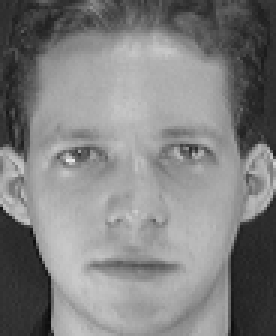
#> input picture data/raw/OrlFaces20/s1/1.pgm, 92 x 112 px (shown 3 times larger); its folder holds only this picture in this run
$ jupyter execute --allow-errors 1.0-gdfs-preprocess-and-show-hog-images.ipynb   (older library calls are emulated)
#> lines starting #> are read from the running program, lines starting #| are printed output that depends on the picture
[cell 1]
import random
import math

import numpy as np

from os.path import join
from os import listdir
from matplotlib import pyplot as plt
from scipy import ndimage
from skimage import transform
from skimage import exposure
from skimage.io import imread
from skimage.util import random_noise
from skimage.feature import hog


orlfacesdir = '../data/raw/OrlFaces20'
pessoalicmcdir = '../data/raw/PessoasICMC'

PLOT = True

[cell 2]
# data augmentation for the ICMC dataset
def gen_data(base_image, quantity, label):
    data = []
    labels = []
	# for all input images
    for _ in range(0, quantity):
        pepper_seed = random.randint(10, 20)
        rotate_degrees = random.uniform(-10, 10)

		# resize image
        img = transform.resize(base_image, (112, 92), anti_aliasing=True)

		# add random pepper effect as noise to the image
        img = random_noise(img, mode='pepper', seed=pepper_seed, clip=True)

		# randomly rotate image by a maximum of 10 degrees
        img = transform.rotate(img, rotate_degrees, resize=False, center=None, order=1, mode='constant', cval=1,
                               clip=True, preserve_range=True)
        # add blur effect to the image
        img = ndimage.gaussian_filter(img, sigma=2)

        data.append(img)
        labels.append(label)

    return data, labels

# load all images in input path
def load_images(path):
    images = []
    labels = []
    dictionary = {}

	# run through all subdirectories and collect their images
    for _, d in enumerate(listdir(path)):
        if d in dictionary.values():
            l = dictionary[d]
        else:
            l = len(dictionary.keys()) + 1
            dictionary[l] = d
        d = join(path, d)
        for i in listdir(d):
            image = imread(join(d, i), as_gray=True)
            images.append(image)
            labels.append(l)
    return images, labels, dictionary

# plot images in input array. Images are put together in a matrix
def plot_images(array, rows, columns):
    fig = plt.figure(figsize=(columns * 2, rows * 2))
    for i, j in enumerate(array):
        ax = fig.add_subplot(rows, columns, i + 1)
        ax.set_yticklabels([])
        ax.set_xticklabels([])
        plt.grid(False)
        plt.imshow(j, cmap=plt.cm.gray)

    plt.show()

# generate HOG feature descriptors and their visualization
def hog_images(imgs):
    feature_descriptors_list, hog_imgs = [], []
    for i, image in enumerate(imgs):
		# generate HOG features using a specific configuration that creates them fast
        # without causing performance loss in classifiers
        feature_descriptors, hog_image = hog(image, orientations=9, pixels_per_cell=(4, 4),
                            cells_per_block=(1, 1), visualize=True, multichannel=False,
                            transform_sqrt=True, block_norm="L1")
        hog_image_rescaled = exposure.rescale_intensity(hog_image, in_range=(0, 10))
        feature_descriptors_list.append(feature_descriptors)
        hog_imgs.append(hog_image_rescaled)
        print('\r\tHOG %d/%d generated' % (i + 1, len(imgs)), end='')
    print()
    return feature_descriptors_list, hog_imgs

#> (a cell that did not finish here is left out)

if PLOT:
    plot_images(images, math.ceil(len(images) / 4), 4)
    print(labels_a)

[cell 4]
dataset_icmc, labels_icmc = [], []
#> (the rest of this cell did not finish here and is left out)

[cell 5]
dataset_orl, labels_orl, dictionary_orl = load_images(orlfacesdir)
#> call 2 of load_images, with path = '../data/raw/OrlFaces20'
#> in load_images, image is the input picture: shape (112, 92); min 11, max 234, mean 128.3
#> dataset_orl = 2 items; labels_orl = [1, 2]; dictionary_orl = {1: 's1', 2: 's10'}
if PLOT:
  plot_images(dataset_orl[:20], math.ceil(len(dataset_orl[:20]) / 4), 4)
#> the loop in plot_images, `for i, j in enumerate(array):` made 2 passes
#> in plot_images, `plt.show()`:
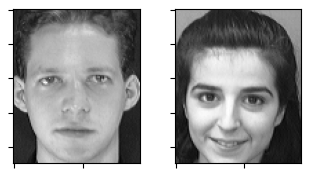
#> figure drawn by matplotlib, 2 panels
  print(labels_orl[:20])
#| [1, 2]

#> (a cell that did not finish here is left out)

[cell 7]
fd_orl, hog_orl = hog_images(dataset_orl[:20])
#> the loop in hog_images, `for i, image in enumerate(imgs):` made 2 passes
#| 	HOG 1/2 generated
#| 	HOG 2/2 generated
#> pass 1, in hog_images, `feature_descriptors, hog_image = hog(image, orientations=9, pixels_per..`:
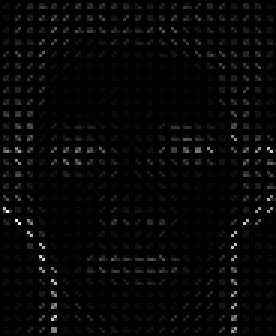
#> hog_image: shape (112, 92) float64 (shown 3 times larger); min 0, max 4.36, mean 0.111; drawn with min black and max white
#> pass 1, in hog_images, `hog_image_rescaled = exposure.rescale_intensity(hog_image, in_range=(0..`:
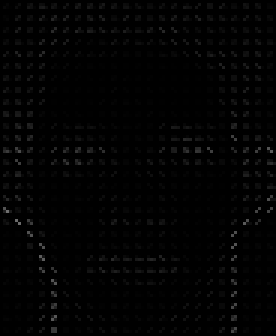
#> hog_image_rescaled: shape (112, 92) float64 (shown 3 times larger); min 0, max 0.436, mean 0.0111
#> pass 2, in hog_images, `feature_descriptors, hog_image = hog(image, orientations=9, pixels_per..`:
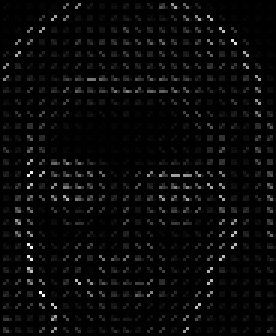
#> hog_image: shape (112, 92) float64 (shown 3 times larger); min 0, max 4.29, mean 0.148; drawn with min black and max white
#> pass 2, in hog_images, `hog_image_rescaled = exposure.rescale_intensity(hog_image, in_range=(0..`:
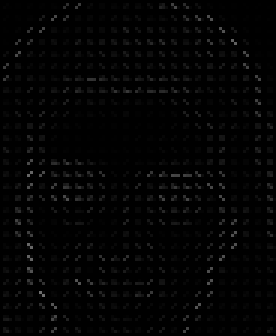
#> hog_image_rescaled: shape (112, 92) float64 (shown 3 times larger); min 0, max 0.429, mean 0.0148
#> after the loop in hog_images, `for i, image in enumerate(imgs):`: feature_descriptors_list = 2 items
#> fd_orl = 2 items; hog_orl = 2 items

if PLOT:
  plot_images(hog_orl, math.ceil(len(hog_orl) / 4), 4)
#> the loop in plot_images (call 2), `for i, j in enumerate(array):` made 2 passes
